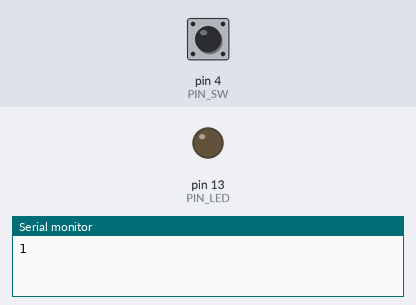
Bench run of a sketch on a simulated Arduino Uno, built with avr-gcc and run on an emulated ATmega328P. Shown: output pins drawn as LEDs (lit = HIGH), the last lines printed to the serial monitor. Inputs (shaded band) come from the test bench; at power-on: pin 4 (PIN_SW) HIGH.

Above: at 1.2 s.
1.3 s: pin 4 (PIN_SW) pulled LOW for 0.15 s
At 1.37 s:
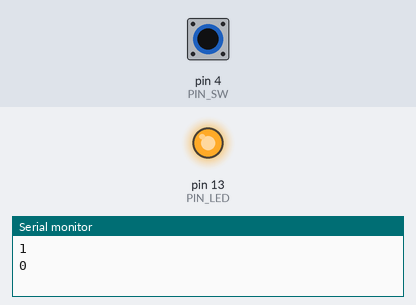
2.9 s: pin 4 (PIN_SW) pulled LOW for 3.2 s
At 7.2 s:
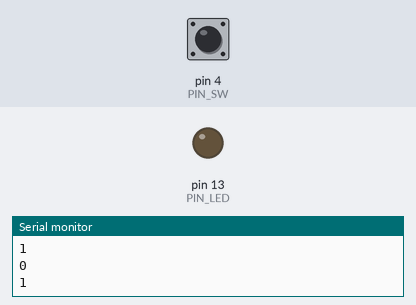
Timing chart, 0 to 8.7 s (numbered marks = the images above; inputs shaded):
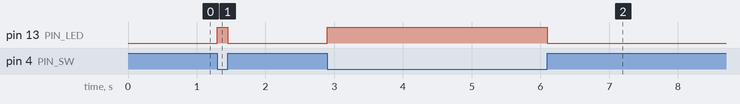

Measured:
- after the input at 1.3 s, pin 13 (PIN_LED): LOW → HIGH at once, → LOW 0.15 s later
- after the input at 2.9 s, pin 13 (PIN_LED): LOW → HIGH at once, → LOW 3.2 s later

The sketch:

practice03_sw.ino
```cpp
// (licence header left out)
#define PIN_SW 4                        // IO 4(10番ピン) にスイッチを接続する
#define PIN_LED 13                      // IO 13(5番ピン) にLEDを接続する
int prev = 0;                           // 整数型変数prevを定義し、初期値0を代入

void setup() {                          // 起動時に一度だけ実行される関数
    pinMode(PIN_SW,INPUT_PULLUP);       // スイッチを接続したポートを入力に設定
    pinMode(PIN_LED,OUTPUT);            // LEDを接続したポートを出力に設定する
    Serial.begin(9600);                 // シリアル通信速度を9600bpsに設定する
}

void loop() {                           // setup実行後に繰り返し実行される関数
    int in;                             // 整数型変数inを定義

    in = digitalRead(PIN_SW);           // デジタル入力値を変数inに代入

    if( in == 0 ){                      // in値が0、すなわちLレベル(0V)入力の時
        digitalWrite(PIN_LED,1);        // ポートをHレベル(3.3V)に設定（点灯）
    }else{                              // そうでは無い時
        digitalWrite(PIN_LED,0);        // ポートをLレベル(0V)に設定（点灯）
    }

    if( in != prev ){                   // inの値がprevと異なる時
        Serial.println(in);             // inの値をシリアル出力
        prev = in;                      // prevにin値を代入
    }
}
```
